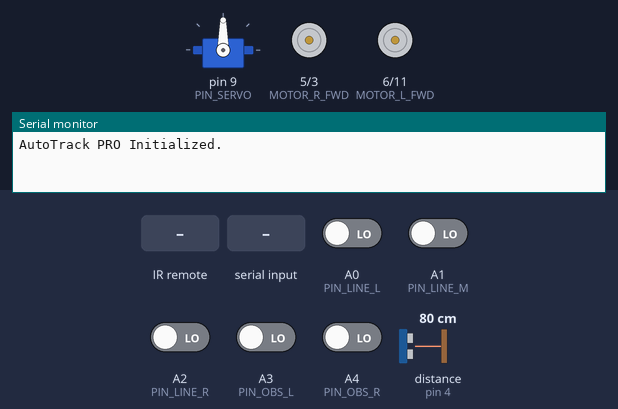
A sketch run on a simulated Arduino Uno, built with avr-gcc and run on an emulated ATmega328P. Shown: servo, motor-driver pin pairs drawn as motors (green arrow = first pin HIGH = forward, orange = second pin HIGH = backward, longer = more drive), the last lines printed to the serial monitor. Inputs (shaded band) come from the test bench; at power-on: A0 (PIN_LINE_L), A1 (PIN_LINE_M), A2 (PIN_LINE_R), A3 (PIN_OBS_L), A4 (PIN_OBS_R) LOW, distance to the obstacle (sensor on pin 4) 80 cm. The echo pulse lasts 58.3 µs per cm.

Above: at 1.2 s.
1.3 s: infrared code 0xFF9867 received
At 3.2 s:
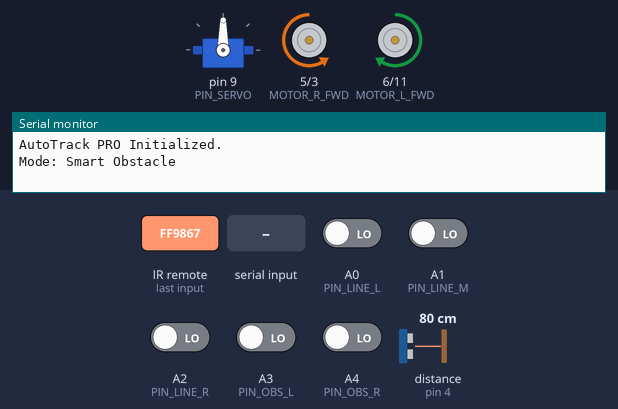
4.3 s: byte 70 ('F') received over Serial
6.7 s: infrared code 0xFF6897 received
At 7.9 s:
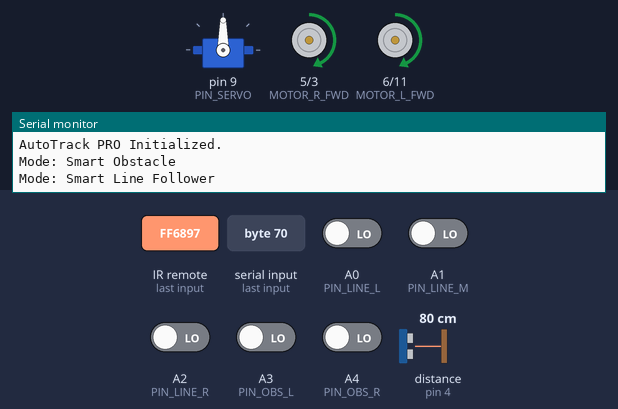
8.2 s: A1 (PIN_LINE_M) driven HIGH
At 9.3 s:
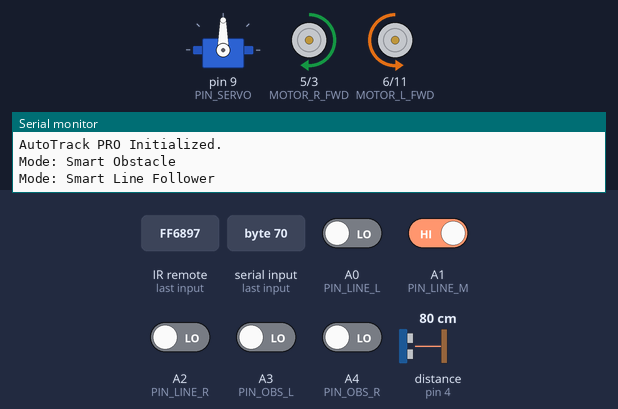
9.7 s: byte 90 ('Z') received over Serial
At 10.16 s:
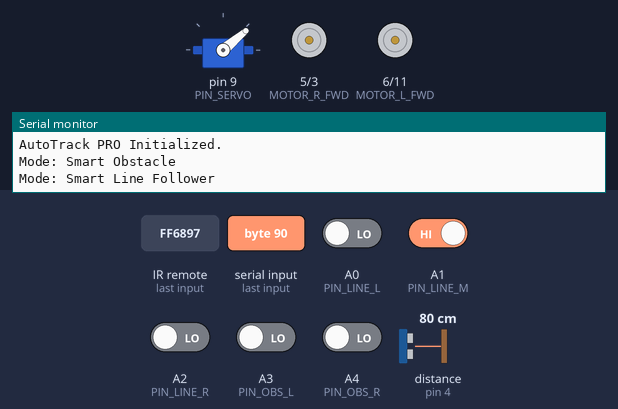
12.7 s: distance to the obstacle (sensor on pin 4) set to 2 cm
At 13.4 s:
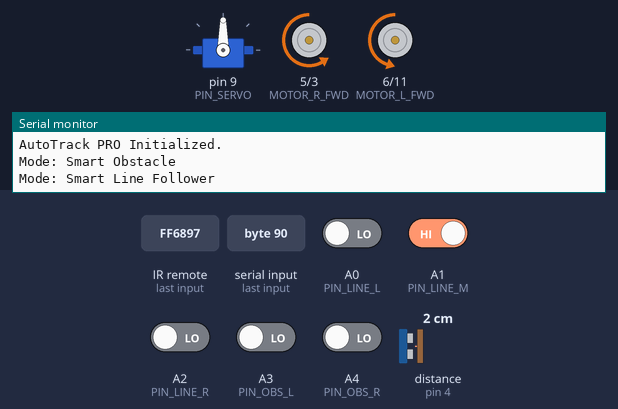
Timing chart, 0 to 15.6 s (numbered marks = the images above; inputs shaded):
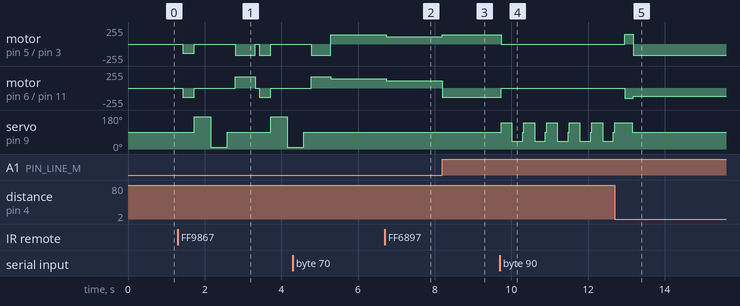

The sketch:

Advance.ino
```cpp
/* AutoTrack PRO EDITION
Smart Line Follower: Adds Collision Detection (stops for walls) and Memory (remembers direction for sharp turns).
Smart Car Follower: Adds "Search Mode". If it loses you, it looks Left/Right to find you again.
Smart Obstacle Avoidance: Adds "Anti-Trap" logic. If it gets stuck in a corner, it performs a U-Turn escape.
Smoother Turns: Adjusted turn speeds to reduce wobbling.
*/

#include <Servo.h>
#include <IRremote.h>

// ========================== PIN DEFINITIONS (DIRECT WIRING) ==========================
const int MOTOR_L_FWD = 6;
const int MOTOR_L_BWD = 11;
const int MOTOR_R_FWD = 5;
const int MOTOR_R_BWD = 3;

const int PIN_SERVO     = 9;
const int PIN_TRIG      = 2;
const int PIN_ECHO      = 4;
const int PIN_IR_RECV   = 12;

const int PIN_LINE_L    = A0;
const int PIN_LINE_M    = A1;
const int PIN_LINE_R    = A2;

const int PIN_OBS_L     = A3;
const int PIN_OBS_R     = A4;

// ========================== OBJECTS & STATES ==========================
Servo headServo;
IRrecv irrecv(PIN_IR_RECV);
decode_results results;

enum RobotState {
  STATE_MANUAL,
  STATE_LINE_FOLLOW,
  STATE_OBSTACLE,
  STATE_CAR_FOLLOW,
  STATE_STOP
};

RobotState currentState = STATE_STOP;

// ========================== INTELLIGENCE VARIABLES ==========================
// Memory for Line Follower (Where was the line last seen?)
int lastLineDirection = 0; // -1 = Left, 1 = Right, 0 = Center

// Anti-Trap Memory for Obstacle Mode
unsigned long lastObstacleTime = 0;
int obstacleCounter = 0;

// Tuning
int speedCruise = 140;
int speedTurn   = 170;
int followDist  = 20;

// ========================== SETUP ==========================
void setup() {
  Serial.begin(9600);

  pinMode(MOTOR_L_FWD, OUTPUT); pinMode(MOTOR_L_BWD, OUTPUT);
  pinMode(MOTOR_R_FWD, OUTPUT); pinMode(MOTOR_R_BWD, OUTPUT);

  pinMode(PIN_LINE_L, INPUT); pinMode(PIN_LINE_M, INPUT); pinMode(PIN_LINE_R, INPUT);
  pinMode(PIN_OBS_L, INPUT); pinMode(PIN_OBS_R, INPUT);
  pinMode(PIN_TRIG, OUTPUT); pinMode(PIN_ECHO, INPUT);

  headServo.attach(PIN_SERVO);
  headServo.write(90);

  irrecv.enableIRIn();

  Serial.println("AutoTrack PRO Initialized.");
}

// ========================== MAIN LOOP ==========================
void loop() {
  checkInput();

  switch (currentState) {
    case STATE_MANUAL:      break;
    case STATE_LINE_FOLLOW: runLineFollowerSmart(); break;
    case STATE_OBSTACLE:    runObstacleAvoidanceSmart(); break;
    case STATE_CAR_FOLLOW:  runCarFollowerSmart(); break;
    case STATE_STOP:        stopMotors(); break;
  }
}

// ========================== INPUT HANDLING ==========================
void checkInput() {
  if (Serial.available()) {
    char cmd = Serial.read();
    if(cmd != '\n' && cmd != '\r') executeCommand(cmd);
  }

  if (irrecv.decode(&results)) {
    unsigned long key = results.value;
    irrecv.resume();

    // REPLACE THESE HEX CODES WITH YOUR REMOTE'S CODES
    if (key == 0xFF629D) executeCommand('F');
    else if (key == 0xFFA857) executeCommand('B');
    else if (key == 0xFF22DD) executeCommand('L');
    else if (key == 0xFFC23D) executeCommand('R');
    else if (key == 0xFF02FD) executeCommand('S');

    else if (key == 0xFF6897) {
      currentState = STATE_LINE_FOLLOW;
      Serial.println("Mode: Smart Line Follower");
    }
    else if (key == 0xFF9867) {
      currentState = STATE_OBSTACLE;
      Serial.println("Mode: Smart Obstacle");
      obstacleCounter = 0; // Reset trap counter
    }
    else if (key == 0xFFB04F) {
      currentState = STATE_CAR_FOLLOW;
      Serial.println("Mode: Smart Car Follower");
    }
  }
}

void executeCommand(char cmd) {
  if (strchr("FBLR2468fb", cmd)) currentState = STATE_MANUAL;

  switch (cmd) {
    case 'F': case '8': moveForward(speedCruise); break;
    case 'B': case '2': moveBackward(speedCruise); break;
    case 'L': case '4': turnLeft(speedTurn); break;
    case 'R': case '6': turnRight(speedTurn); break;
    case 'S': case '0': stopMotors(); currentState = STATE_STOP; break;

    case 'X': currentState = STATE_LINE_FOLLOW; break;
    case 'Y': currentState = STATE_OBSTACLE; obstacleCounter = 0; break;
    case 'Z': currentState = STATE_CAR_FOLLOW; break;
  }
}

// ========================== 1. SMART LINE FOLLOWER ==========================
// Fixes: Stop on Obstacle, Memory for Sharp Turns
void runLineFollowerSmart() {

  // FIX 1: Safety Check (Don't hit walls!)
  long safetyDist = getDistanceAvg();
  if (safetyDist > 0 && safetyDist < 15) {
    stopMotors();
    Serial.println("Line Follower: Obstacle Detected! Stopping.");
    return;
  }

  int L = digitalRead(PIN_LINE_L);
  int M = digitalRead(PIN_LINE_M);
  int R = digitalRead(PIN_LINE_R);

  // Assumption: Black = LOW (0), White = HIGH (1)

  if (M == LOW) {
    moveForward(110);
    lastLineDirection = 0; // We are centered
  }
  else if (L == LOW) {
    turnLeft(140);
    lastLineDirection = -1; // Remember line was Left
  }
  else if (R == LOW) {
    turnRight(140);
    lastLineDirection = 1;  // Remember line was Right
  }
  else {
    // FIX 2: Memory Logic for Sharp Turns
    // If all sensors see White, don't stop. Spin in the last known direction.
    if (lastLineDirection == -1) {
       turnLeft(140); // Spin Left to find line
    }
    else if (lastLineDirection == 1) {
       turnRight(140); // Spin Right to find line
    }
    else {
       stopMotors(); // Lost completely
    }
  }
}

// ========================== 2. SMART OBSTACLE AVOIDANCE ==========================
// Fixes: Corner Trap (Stuck Detection)
void runObstacleAvoidanceSmart() {
  long dist = getDistanceAvg();
  int irL = digitalRead(PIN_OBS_L);
  int irR = digitalRead(PIN_OBS_R);

  if ((dist > 0 && dist < 25) || irL == LOW || irR == LOW) {
    stopMotors(); delay(100);

    // FIX: Anti-Trap Logic
    // If we hit obstacles rapidly (within 3 seconds), increase counter
    unsigned long now = millis();
    if (now - lastObstacleTime < 3000) {
      obstacleCounter++;
    } else {
      obstacleCounter = 0; // Reset if it's been a while
    }
    lastObstacleTime = now;

    if (obstacleCounter >= 3) {
      // TRAP DETECTED! Do a U-Turn Escape
      Serial.println("Stuck in Corner! Escaping...");
      moveBackward(150); delay(600); // Long back up
      turnRight(180); delay(800);    // 180 degree spin
      obstacleCounter = 0;
      return;
    }

    // Standard Avoidance
    moveBackward(140); delay(300);
    stopMotors();

    // Look Left/Right
    headServo.write(170); delay(400);
    long leftDist = getDistanceAvg();

    headServo.write(10); delay(400);
    long rightDist = getDistanceAvg();

    headServo.write(90); delay(200);

    if (leftDist > rightDist) {
      turnLeft(speedTurn); delay(500);
    } else {
      turnRight(speedTurn); delay(500);
    }
  } else {
    moveForward(130);
  }
}

// ========================== 3. SMART CAR FOLLOWER ==========================
// Fixes: Search Mode when target lost
void runCarFollowerSmart() {
  long d = getDistanceAvg();
  int buffer = 5;

  if (d == 0 || d > 60) {
    // FIX: Search Mode
    // Instead of stopping, quickly check Left and Right
    stopMotors();

    // Quick glance Left
    headServo.write(140); delay(250);
    long scanL = getDistanceAvg();
    if (scanL > 0 && scanL < 50) {
      turnLeft(150); delay(200); // Found you on Left! Turn there.
      headServo.write(90);
      return;
    }

    // Quick glance Right
    headServo.write(40); delay(250);
    long scanR = getDistanceAvg();
    if (scanR > 0 && scanR < 50) {
      turnRight(150); delay(200); // Found you on Right!
      headServo.write(90);
      return;
    }

    headServo.write(90); // Reset and wait
  }
  else if (d > followDist + buffer) {
    moveForward(120);
  }
  else if (d < followDist - buffer) {
    moveBackward(120);
  }
  else {
    stopMotors();
  }
}

// ========================== HELPERS ==========================
long getDistanceAvg() {
  long sum = 0;
  int validReadings = 0;
  for (int i = 0; i < 3; i++) {
    digitalWrite(PIN_TRIG, LOW); delayMicroseconds(2);
    digitalWrite(PIN_TRIG, HIGH); delayMicroseconds(10);
    digitalWrite(PIN_TRIG, LOW);
    long duration = pulseIn(PIN_ECHO, HIGH, 15000); // 15ms timeout
    if (duration > 0) {
      sum += duration;
      validReadings++;
    }
    delay(5);
  }
  if (validReadings == 0) return 999;
  return (sum / validReadings) * 0.034 / 2;
}

// ========================== MOTOR CONTROL ==========================
void moveForward(int s) {
  analogWrite(MOTOR_L_FWD, s); digitalWrite(MOTOR_L_BWD, LOW);
  analogWrite(MOTOR_R_FWD, s); digitalWrite(MOTOR_R_BWD, LOW);
}
void moveBackward(int s) {
  digitalWrite(MOTOR_L_FWD, LOW); analogWrite(MOTOR_L_BWD, s);
  digitalWrite(MOTOR_R_FWD, LOW); analogWrite(MOTOR_R_BWD, s);
}
void turnLeft(int s) {
  digitalWrite(MOTOR_L_FWD, LOW); analogWrite(MOTOR_L_BWD, s);
  analogWrite(MOTOR_R_FWD, s); digitalWrite(MOTOR_R_BWD, LOW);
}
void turnRight(int s) {
  analogWrite(MOTOR_L_FWD, s); digitalWrite(MOTOR_L_BWD, LOW);
  digitalWrite(MOTOR_R_FWD, LOW); analogWrite(MOTOR_R_BWD, s);
}
void stopMotors() {
  digitalWrite(MOTOR_L_FWD, LOW); digitalWrite(MOTOR_L_BWD, LOW);
  digitalWrite(MOTOR_R_FWD, LOW); digitalWrite(MOTOR_R_BWD, LOW);
}
```

Measured:
- after the input at 6.7 s, motor on pin 5 (MOTOR_R_FWD) / pin 3 (MOTOR_R_BWD), motor on pin 6 (MOTOR_L_FWD) / pin 11 (MOTOR_L_BWD): forward 140/255 → forward 110/255 at once
- after the input at 8.2 s, motor on pin 5 (MOTOR_R_FWD) / pin 3 (MOTOR_R_BWD): forward 110/255 → forward 140/255 at once; motor on pin 6 (MOTOR_L_FWD) / pin 11 (MOTOR_L_BWD): forward 110/255 → backward 140/255 at once
- after the input at 9.7 s, motor on pin 5 (MOTOR_R_FWD) / pin 3 (MOTOR_R_BWD): forward 140/255 → stopped at once; motor on pin 6 (MOTOR_L_FWD) / pin 11 (MOTOR_L_BWD): backward 140/255 → stopped at once; servo on pin 9 (PIN_SERVO): 90° → 140° at once, then repeats every 0.59 s: 40° 0.28 s, 90° 0.03 s, 140° 0.28 s
- after the input at 12.7 s, motor on pin 5 (MOTOR_R_FWD) / pin 3 (MOTOR_R_BWD): stopped → forward 150/255 after 0.26 s, → backward 170/255 0.22 s later; motor on pin 6 (MOTOR_L_FWD) / pin 11 (MOTOR_L_BWD): stopped → backward 150/255 after 0.26 s, → backward 120/255 0.22 s later
